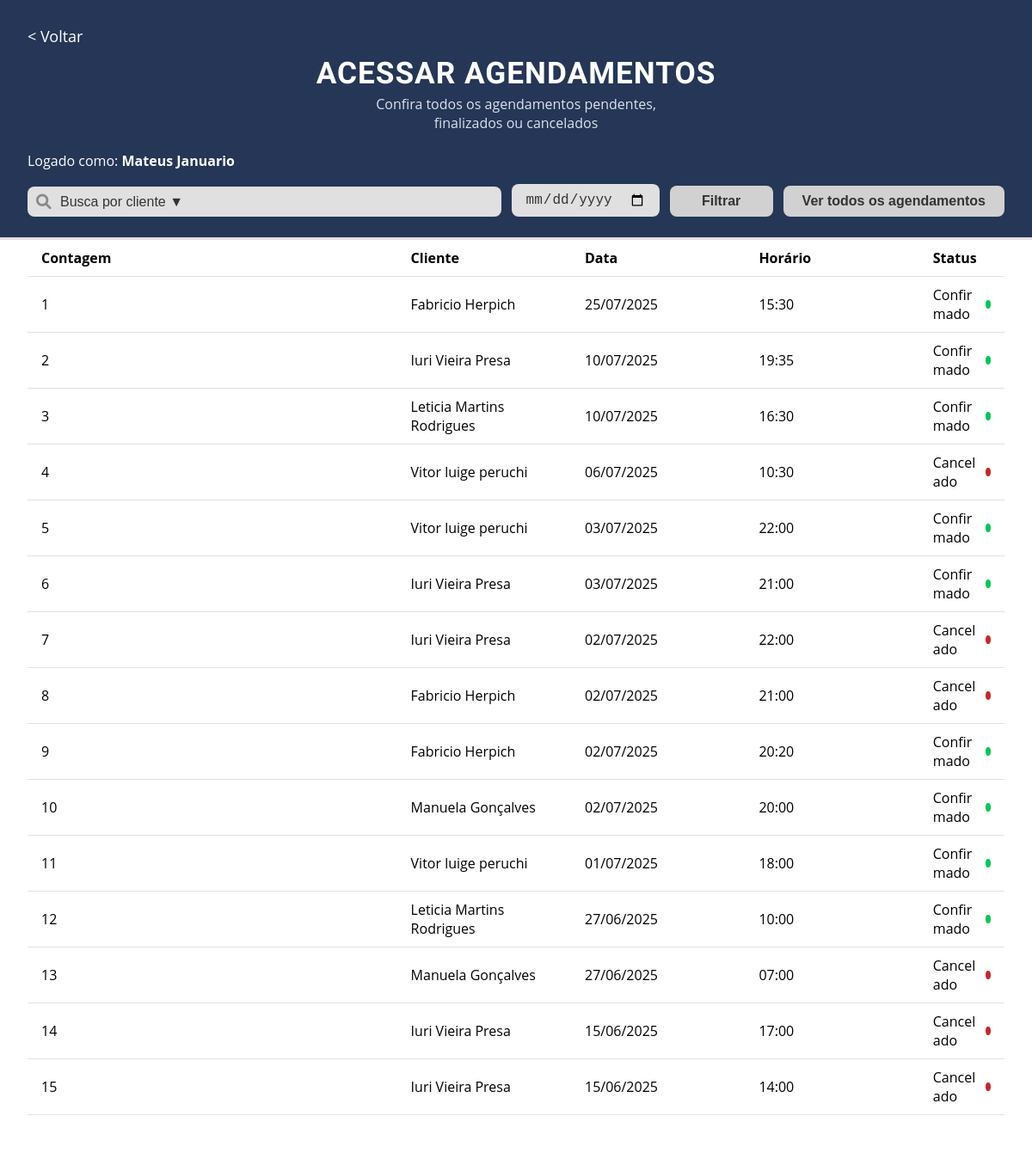
Page /agendamentos/lista/ (signed in) on the earlier database version.
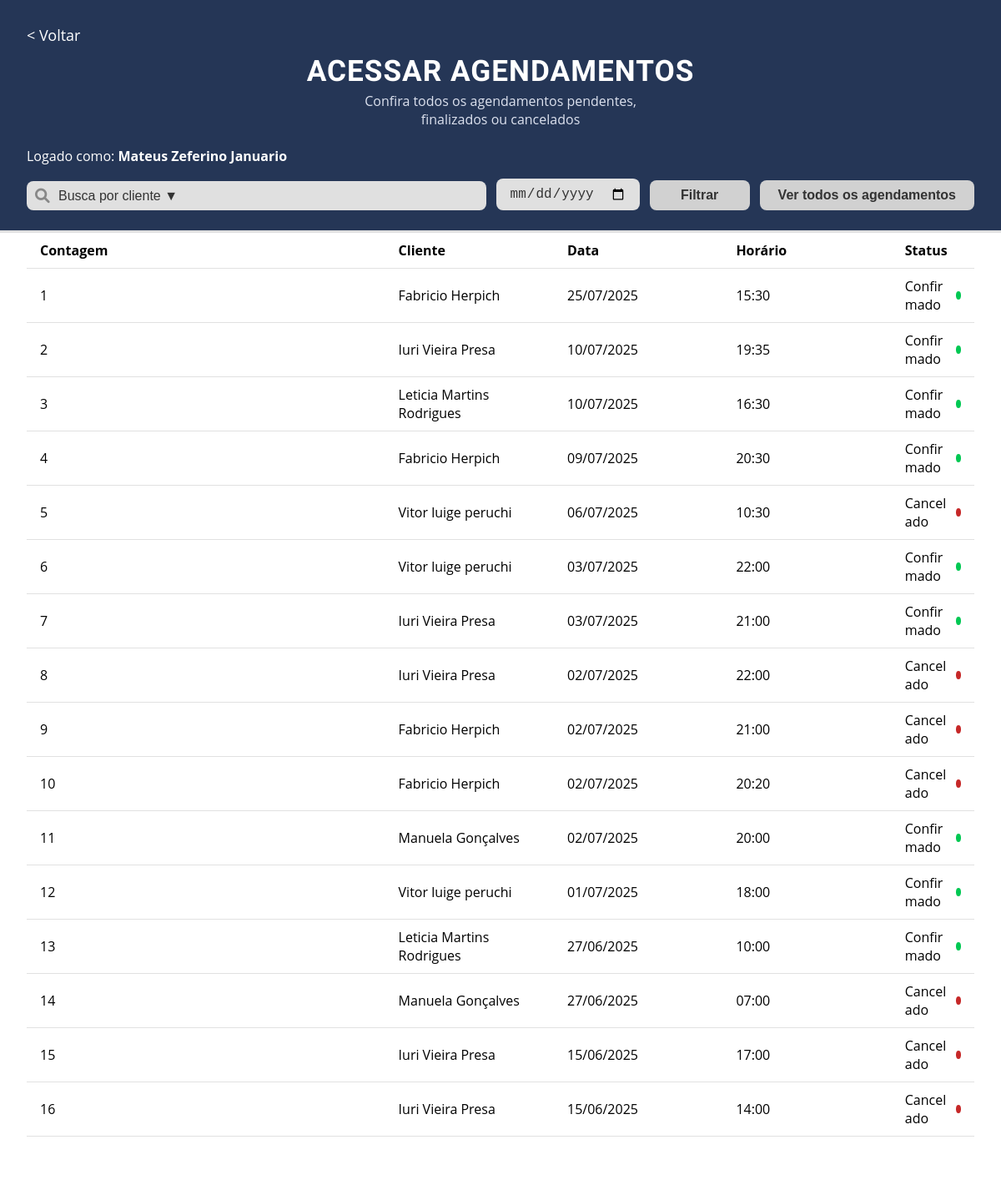
Same page on the later database version.
### usuarios/models.py (models this page shows, shortened)
class ModelUsuario(AbstractUser):
    email = models.EmailField('E-mail', unique=True)
    is_staff = models.BooleanField('Membro da equipe', default=True)
    telefone = models.CharField('Telefone', max_length=20, blank=True, null=True)
    data_nascimento = models.DateField('Data de Nascimento', blank=False, null=False)
    USERNAME_FIELD = 'email'
    REQUIRED_FIELDS = ['first_name', 'last_name', 'data_nascimento']
    objects = UsuarioManager()

### agenda/models.py (models this page shows, shortened)
class Agendamento(models.Model):
    usuario = models.ForeignKey(
        settings.AUTH_USER_MODEL,
        on_delete=models.CASCADE,
        related_name='agendamentos'
    )
    cliente = models.ForeignKey(
        'client.Cliente',  # nome do app/model do cliente
        on_delete=models.CASCADE,
        related_name='agendamentos'
    )
    dia = models.DateField()
    horario = models.TimeField()
    status = models.BooleanField(default=True)  # True = confirmado, False = cancelado
    criado_em = models.DateTimeField(auto_now_add=True)
    atualizado_em = models.DateTimeField(auto_now=True)

### client/models.py (models this page shows, shortened)
class Cliente(models.Model):
    usuario = models.ForeignKey(
        settings.AUTH_USER_MODEL,
        on_delete=models.CASCADE,
        related_name='clientes'
    )
    nome = models.CharField(max_length=150)
    email = models.EmailField(blank=True, null=True)
    telefone = models.CharField(max_length=20, blank=True, null=True)
    data_nascimento = models.DateField(blank=True, null=True)
    observacoes = models.TextField(blank=True, null=True)
    ativo = models.BooleanField(default=True)
    criado_em = models.DateTimeField(auto_now_add=True)
    atualizado_em = models.DateTimeField(auto_now=True)

### agenda/views.py (the view)
# urls.py: path('lista/', views.agendamento_list, name='agendamento_list'),
@login_required
def agendamento_list(request):
    clientes = Cliente.objects.filter(usuario=request.user, ativo=True)
    agendamentos = Agendamento.objects.filter(usuario=request.user)
    cliente_id = request.GET.get('cliente')
    data_escolhida = request.GET.get('data')
    if cliente_id and cliente_id != 'todos':
        agendamentos = agendamentos.filter(cliente_id=cliente_id)
    if data_escolhida:
        agendamentos = agendamentos.filter(dia=data_escolhida)
    agendamentos = agendamentos.order_by('-dia', '-horario')
    return render(request, 'lista_agendamento.html', {
        'agendamentos': agendamentos,
        'clientes': clientes,
        'filtros': {
            'cliente_id': cliente_id or '',
            'data': data_escolhida or '',
        }
    })

### agenda/templates/lista_agendamento.html (shortened to what this page needs)
{% load static %}
<!DOCTYPE html>
<html lang="pt-br">
<head>
    <link rel="stylesheet" href="https://cdnjs.cloudflare.com/ajax/libs/font-awesome/6.0.0-beta3/css/all.min.css">
</head>
<body>
    <div class="agenda-header">
        <div class="top-row">
            <a href="{% url 'dashboard' %}">&lt; Voltar</a>
        </div>
        <h1 class="agenda-title">ACESSAR AGENDAMENTOS</h1>
        <div class="agenda-subtitle">
            Confira todos os agendamentos pendentes,<br>
            finalizados ou cancelados
        </div>
        <div class="user-info">
            Logado como: <strong>{{ user.get_full_name|default:user.username }}</strong>
        </div>
        <form method="get" class="agenda-filtros" id="filtros-form" style="display: flex; gap: 12px; align-items: end;">
            <div class="search-group" style="flex:2; min-width: 180px;">
                <i class="fas fa-search"></i>
                <select name="cliente" class="form-select">
                    <option value="todos">Busca por cliente ▼</option>
                </select>
            </div>
            <input type="date" name="data" class="form-control" placeholder="Busca por data" value="{{ filtros.data }}">
            <button type="submit" class="btn btn-primary" style="min-width:120px;">Filtrar</button>
            <button type="button" class="btn btn-secondary" onclick="window.location.href=window.location.pathname">
                    Ver todos os agendamentos
            </button>
        </form>
    </div>
    <div class="agenda-lista-container">
        {% if agendamentos %}
            <table class="table table-striped">
                <thead>
                    <tr class="trow">
                        <th>Contagem</th>
                        <th>Cliente</th>
                        <th>Data</th>
                        <th>Horário</th>
                        <th>Status</th>
                    </tr>
                </thead>
                <tbody>
                {% for ag in agendamentos %}
                    <tr class="{% if not ag.status %}cancelado {% else %} confirmado{% endif %}">
                        <td>{{forloop.counter}}</td>
                        <td>{{ ag.cliente.nome }}</td>
                        <td>{{ ag.dia|date:"d/m/Y" }}</td>
                        <td>{{ ag.horario|time:"H:i" }}</td>
                        <td>
                            <span class="status-badge">
                                {% if ag.status %}
                                <span class="badge bg-success">Confirmado</span>
                                {% else %}
                                <span class="badge bg-danger">Cancelado</span>
                                {% endif %}
                                <span class="status-dot {% if ag.status %}dot-confirmado{% else %}dot-cancelado{% endif %}"></span>
                            </span>
                        </td>
                    </tr>
                {% endfor %}
                </tbody>
            </table>
        {% else %}
            <div class="text-center text-muted py-5">Nenhum agendamento encontrado para os filtros selecionados.</div>
        {% endif %}
    </div>
</body>
</html>

### agenda/templates/lista_agendamento.html (style rules this page uses)
body { margin: 0; padding: 0; background: #f8f9fa; font-family: 'Open Sans', Arial, sans-serif; height: 100vh; overflow: hidden; }
.agenda-header { background: #253656; color: #fff; padding: 30px 32px 24px 32px; border-bottom: 2px solid #e1e1e1; }
.agenda-header .top-row { display: flex; align-items: center; justify-content: flex-start; margin-bottom: 10px; }
.agenda-header .top-row a { color: #fff; text-decoration: none; font-size: 18px; margin-right: 22px; transition: color 0.2s; }
.agenda-title { font-family: 'Oswald', Arial, sans-serif; font-size: 2.2rem; font-weight: bold; letter-spacing: 1px; text-align: center; margin: 0; margin-bottom: 4px; }
.agenda-subtitle { text-align: center; font-size: 1rem; margin: 0 0 22px 0; color: #dde2ef; font-weight: 400; }
.agenda-header .user-info { margin: 0 0 16px 0; font-size: 1rem; }
.agenda-header .user-info strong { font-weight: 700; }
.agenda-filtros { display: flex; gap: 12px; align-items: center; justify-content: flex-start; margin-bottom: 0; }
.agenda-filtros select, .agenda-filtros input[type="date"], .agenda-filtros input[type="text"] { border: none; border-radius: 8px; background: #e0e0e0; padding: 9px 16px 9px 38px; font-size: 1rem; color: #333; outline: none; transition: border-color 0.2s; }
.agenda-filtros input[type="date"] { padding-left: 16px; width: 140px; }
.agenda-filtros select { appearance: none; background: #e0e0e0; font-size: 1rem; min-width: 120px; padding-left: 12px; }
.agenda-filtros .search-group { position: relative; flex: 1; }
.agenda-filtros .search-group i { position: absolute; left: 10px; top: 50%; transform: translateY(-50%); color: #888; font-size: 1.1rem; }
.agenda-filtros .search-group select { width: 100%; padding-left: 38px; }
.agenda-filtros button, .agenda-filtros .btn-periodo { border: none; background: #d1d1d1; padding: 9px 22px; border-radius: 8px; font-size: 1rem; color: #333; font-weight: 600; cursor: pointer; transition: background 0.2s; }
.agenda-lista-container { background: #fff; height: calc(100vh - 220px); overflow-y: auto; border-top: 1px solid #e1e1e1; padding: 0 32px; width: 100vw; box-sizing: border-box; }
.agenda-lista-container table { width: 100%; min-width: 600px; border-collapse: collapse; table-layout: fixed; }
.agenda-lista-container th, .agenda-lista-container td { padding: 10px 16px; text-align: left; border-bottom: 1px solid #e1e1e1; word-break: break-word; }
.agenda-lista-container th:nth-child(1), .agenda-lista-container td:nth-child(1) { width: 35%; }
.agenda-lista-container th:nth-child(2), .agenda-lista-container td:nth-child(2) { width: 15%; }
.agenda-lista-container th:nth-child(3), .agenda-lista-container td:nth-child(3) { width: 15%; }
.agenda-lista-container th:nth-child(4), .agenda-lista-container td:nth-child(4) { width: 15%; }
.badge { width: 83px; }
.status-badge { display: flex; align-items: center; justify-content:space-evenly; gap: 8px; }
.status-dot { width: 10px; height: 10px; border-radius: 50%; display: inline-block; }
.dot-confirmado { background: #00c853; }
.dot-cancelado { background: #c62828; }
.trow th { margin-right: 60px; }

Differences in the rows shown:
changed ModelUsuario: get_full_name "Mateus Januario" → "Mateus Zeferino Januario"
added Agendamento: cliente.nome "Fabricio Herpich", dia "09/07/2025", horario "20:30", status "Confirmado"
changed Agendamento (number 10 of 16 on the later page): status "Confirmado" → "Cancelado"
